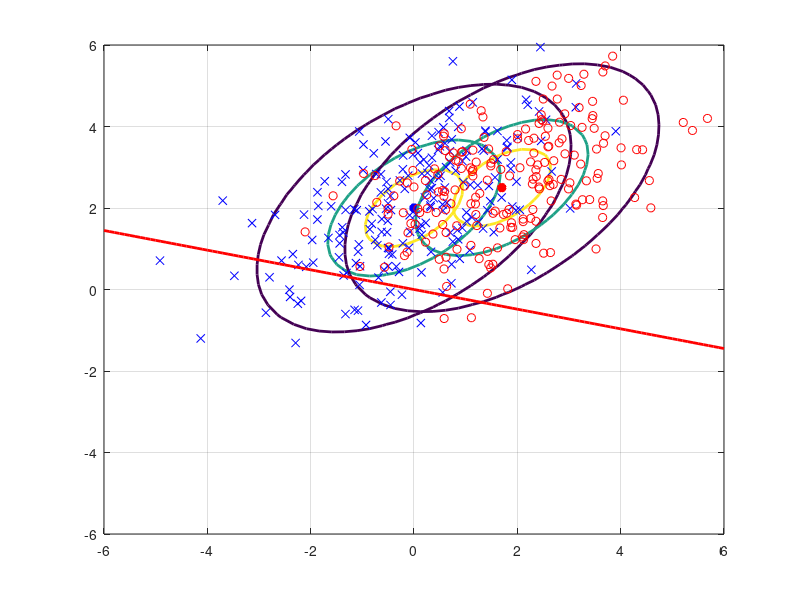
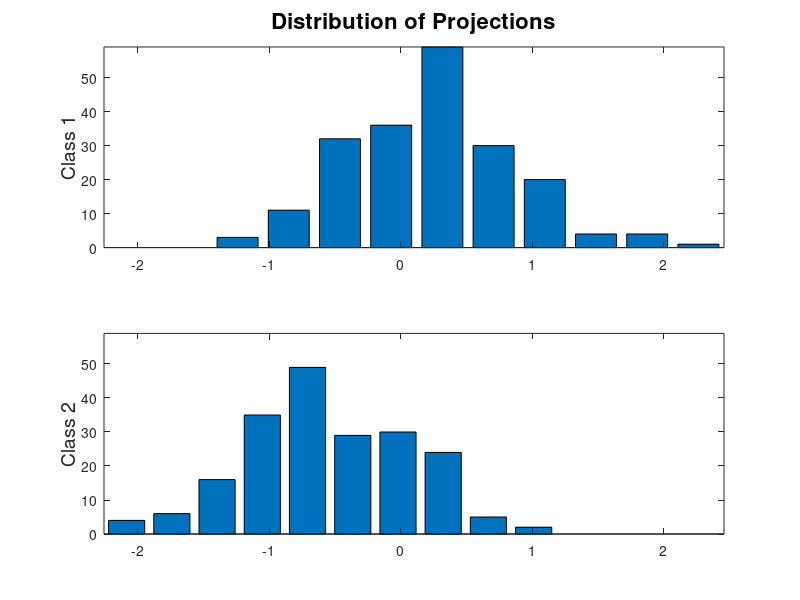

These figures' MATLAB source, in order: (Note: this script raises an error after producing the figures.)
%% Lab Three
%% Create Data and Plot Contours
% Creates $ X \in \omega_i \sim \mathcal{N}_2 (\mathbf{m_i}, \mathbf{C_i})$
% where $ \mathbf{m_1} = [0 2]^t $, $ \mathbf{m_2} = [1.7 2.5]^t $, and
% $ \mathbf{C_1} = \mathbf{C_2} = \begin{pmatrix} 2 & 1 \\ 1 & 2 \end{pmatrix} $
m1 = [0 2]';
m2 = [1.7 2.5]';
sigma = [2 1; 1 2];
C1 = sigma;
C2 = sigma;
numGrid = 50;

xRange = linspace(-6.0, 6.0, numGrid);
yRange = linspace(-6.0, 6.0, numGrid);

P1 = zeros(numGrid, numGrid);
P2 = P1;
for i=1:numGrid
	for j=1:numGrid;
	x = [yRange(j) xRange(i)]';
	P1(i,j) = mvnpdf(x', m1', C1);
	P2(i,j) = mvnpdf(x', m2', C2);
	end
end

Pmax = max(max([P1 P2]));

figure(1), clf,
% drawing contour lines at P = 10%, 50%, 80%
contour(xRange.', yRange, P1, [0.1*Pmax 0.5*Pmax 0.8*Pmax], 'LineWidth', 2);
hold on
plot(m1(1), m1(2), 'b*', 'LineWidth', 4);
contour(xRange.', yRange, P2, [0.1*Pmax 0.5*Pmax 0.8*Pmax], 'LineWidth', 2);
plot(m2(1), m2(2), 'r*', 'LineWidth', 4);
%% Draw Data
N = 200;
X1 = mvnrnd(m1, C1, N);
X2 = mvnrnd(m2, C2, N);
plot(X1(:,1),X1(:,2),'bx', X2(:,1),X2(:,2),'ro');grid on
%% Fischer Linear Discriminant
% The Fischer Linear Disciminant is the direction on which projected data
% is maximally separable, which can be calculated from:
%
% $$\mathbf{w}_F = \alpha \mathbf{C}_W ^-1 (\mathbf{m}_1 - \mathbf{m}_2)$$

wF = (C1+C2)\(m1-m2);
xx = -6:0.1:6;
yy = xx*wF(2)/wF(1);
plot(xx,yy,'r', 'LineWidth', 2);
%% Histograms of Projected Data
% Projects the data onto the Fischer Direction and plots a histogram.
p1 = X1*wF;
p2 = X2*wF;
plo = min([p1; p2]);
phi = max([p1; p2]);
[nn1, xx1] = hist(p1);
[nn2, xx2] = hist(p2);
hhi = max([nn1 nn2]);
figure(2),
subplot(211), bar(xx1, nn1);
axis([plo phi 0 hhi]);
title('Distribution of Projections', 'FontSize', 16)
ylabel('Class 1', 'FontSize', 14)
subplot(212), bar(xx2, nn2);
axis([plo phi 0 hhi])
ylabel('Class 2', 'FontSize', 14)
%% ROC Curve
% Creates a Reciceiver Operating Characteristic (ROC) Curve that shows True
% Positive (TP) and False Positive (FP) rates.
[ROC, areaROC] = calculateROC( p1, p2, 50);
figure(3), clf, plot(ROC(:,1), ROC(:,2), 'b', 'LineWidth', 2);
axis([0 100 0 100]); grid on, hold on; plot(0:100, 0:100, 'b-');
xlabel('False Positive'); ylabel('True Positive');
title('Receiver Operating Characteristic Curve');
%% ROC Curve Area
disp(['The area of the ROC is ' num2str(areaROC)]);
%% Classification Accuracy
% Computes the classification accuracy for the True Positive rate of $ 70% $.
truePositiveToFind = 70;
[minValue, closestIndex] = min( abs( ROC(:,2) - truePositiveToFind) );
threshold = ROC(closestIndex, 3);
tPos = length(find(p1 > threshold))*100 / N;
fPos = length(find(p2 > threshold))*100 / N;
%% More ROC Curves
% Shows the ROC Curves for the data projected onto a random direction and
% onto the direction connecting the two means.
randAng = rand() * 2* pi; %random direction
randomW = [sin(randAng) cos(randAng)]'; %random direction
[randROC, randROCArea] = calculateROC( X1*randomW, X2*randomW, 50);
disp(['The area of the RandROC is ' num2str(randROCArea)]);

betweenMeanW = m1 - m2;
[betMROC, betMROCArea] = calculateROC( X1*betweenMeanW, X2*betweenMeanW, 50);
disp(['The area of the betweenMeansROC is ' num2str(betMROCArea)]);

figure(4), clf, plot(randROC(:,1), randROC(:,2), 'b', 'LineWidth', 2); hold on;
plot(betMROC(:,1),betMROC(:,2)); legend('Random Direction ROC', 'Between Mean ROC');
axis([0 100 0 100]); grid on; plot(0:100, 0:100, 'b-');
xlabel('False Positive'); ylabel('True Positive');
title('Receiver Operating Characteristic Curve'); hold off;
%% Nearest-Neighbour Classifier
% The Nearest-Neighbour Classifier finds the closest training point to the
% test point, and use its class to classify the test data.
X = [X1; X2];
N1 = size(X1, 1);
N2 = size(X2, 1);
y = [ones(N1,1); -1*ones(N2,1)];
d = zeros(N1+N2-1,1);
nCorrect = 0;
for jtst = 1:(N1+N2)
	% pick a point to test
	xtst = X(jtst,:);
	ytst = y(jtst);
	% All others form the training set
	jtr = setdiff(1:N1+N2, jtst);
	Xtr = X(jtr,:);
	ytr = y(jtr,1);
	% Compute all distances from test to training points
	for i=1:(N1+N2-1)
		d(i) = norm(Xtr(i,:)-xtst);
	end
	% Which one is the closest?
	[imin] = find(d == min(d));
	% Does the nearest point have the same class label?
	if ( ytr(imin(1)) * ytst > 0 )
		nCorrect = nCorrect + 1;
	end
end

% Percentage correct
pCorrect = nCorrect*100/(N1+N2);
disp(['Nearest neighbour accuracy: ' num2str(pCorrect) '%']);
%% Distance-to-Mean Classifiers
% The following code shows two Distance-to-Mean Classifiers, which classify
% test data depending on the distance between it and the means of the
% training data. The Euclidean Distance classifier uses the normal 
% $ distance = \sqrt{\sum_{i=1}^n (q_i-p_i)^2} $ formula. However, the 
% /href{https://en.wikipedia.org/wiki/Mahalanobis_distance}{Mahalanobis distance}
% takes into account variance and correlation, thus being a bit measure of
% distance.
for jtst = 1:(N1+N2)
	% pick a point to test
	xtst = X(jtst,:);
	ytst = y(jtst);
	% All others form the training set
	jtr = setdiff(1:N1+N2, jtst);
	Xtr = X(jtr,:);
	ytr = y(jtr,1);
	% find means and euclidian distances
	mahDistance1 = mean(Xtr((ytr > 0),:)) - xtst;
	mahDistance2 = mean(Xtr((ytr < 0),:)) - xtst;
	% compare distances
	eucDistance = @(x) sqrt(x(1)^2 + x(2)^2);
	if eucDistance(mahDistance1) < eucDistance(mahDistance2)
		yVal = 1;
	else
		yVal = -1;
	end
	% Does the nearest point have the same class label?
	if yVal * ytst > 0
		eucCorrect = eucCorrect + 1;
	end
	
	% find Mahalanobis distances
	mahDistance1 = mahal(xtst, Xtr(ytr > 0,:));
	mahDistance2 = mahal(xtst, Xtr(ytr < 0,:));
	% compare distances
	if mahDistance1 < mahDistance2
		yVal = 1;
	else
		yVal = -1;
	end
	% Does the nearest point have the same class label?
	if yVal * ytst > 0
		mahCorrect = mahCorrect + 1;
	end
end	
% Percentage correct
eucPCorrect = eucCorrect*100/(N1+N2);
disp(['Euclidiean Distance-to-mean accuracy: ' num2str(eucPCorrect) '%']);
mahPCorrect = mahCorrect*100/(N1+N2);
disp(['Mahalanobis Distance-to-mean accuracy: ' num2str(mahPCorrect) '%']);
%% Posterior Probability
% Shows $ P (\omega_1 | \mathbf{x}) $, i.e. the probability that point $
% mathbf{x} belongs to class $ \omega_1 $.
classDistribution = gmdistribution([m1'; m2'], cat(3, C1, C2));
clear X; clear y;
X(:,1) = -5:0.1:5; Y = X(:,1);
y(1:size(X,1),1) = Y(1);
postProb = posterior(classDistribution, [ X(:,1) y(:,1)]);
postProb2 = postProb(:,2);
for i = 2:size(Y,1)	
	clear y; y(1:size(X,1),1) = Y(i);
	postProb = posterior(classDistribution, [ X(:,1) y(:,1)]);
	postProb2 = [postProb2 postProb(:,2)];
end
surf(X, Y, postProb2); xlabel('X_1'); ylabel('X_2'); zlabel('$P (\omega_1 | \mathbf{x})$');
title('Posterior Probability');
%% Baye's Optimal Class Boundary
% Calculates and shows the Baye's Optimal Class Boundary if both the means
% $ \mathbf{m}_i $
% and the covariances $ \mathbf{C}_i $ are different.
% As the Baye's Classifier Decision Rule is:
% $$ f(\mathbf{x}) = \begin{cases} \omega_1, & (P (\omega_1 | \mathbf{x}) >
% P (\omega_2 | \mathbf{x}) \\ \omega_2, & (P (\omega_1 | \mathbf{x}) <
% P (\omega_2 | \mathbf{x}) \\ \end{cases} $$, and $$ P (\omega_i |
% \mathbf{x}) = \frac{1}{c} P (\mathbf{x} | \omega_i) P(\omega_i) $$ and $$ P (\mathbf{x} | \omega_i)
% = \mathcal{N}(\boldsymbol m_i, \boldsymbol C_i) = \frac{1}{\sqrt{(2\pi)^2|C|}
% \exp(-\frac{1}{2} (\mathbf{x} - \mathbf{m}_i)^T \mathbf{C}_i^{-1}
% (\mathbf{x} - \mathbf{m}_i) ) $$
C2 = [1.5 0; 0 1.5];
X2 = mvnrnd(m2, C2, N);
plot(X1(:,1),X1(:,2),'bx', X2(:,1),X2(:,2),'ro');grid on;hold on;

normalProb = @(x, mean, covar) ((1/( ((2*pi)^(size(mean,1)/2))*det(covar)^(1/2))) * exp(-1/2*(x'-mean)'/(covar)*(x'-mean)));
varX = sym('x', [1 2], 'real');
eqn = normalProb(varX, m1, C1)*.5 == normalProb(varX, m2, C2)*.5;
[solx, ~, ~, ~] = solve(eqn,varX, 'ReturnConditions', true);
clear x
x(1,:) = -10:0.123:10; x(2,:) = subs(solx, x(1,:)); axis([-6 6 -6 6]);
plot(x(1,:), x(2,:), 'DisplayName', 'Bayes Optimal Class Boundary');